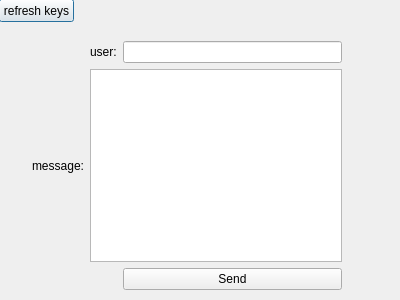
<?xml version="1.0" encoding="UTF-8"?>
<ui version="4.0">
 <class>Window_Main</class>
 <widget class="QDialog" name="Window_Main">
  <property name="geometry">
   <rect>
    <x>0</x>
    <y>0</y>
    <width>400</width>
    <height>300</height>
   </rect>
  </property>
  <property name="windowTitle">
   <string>Send Message</string>
  </property>
  <widget class="QPushButton" name="New_Keys_Button">
   <property name="geometry">
    <rect>
     <x>-1</x>
     <y>-1</y>
     <width>75</width>
     <height>23</height>
    </rect>
   </property>
   <property name="text">
    <string>refresh keys</string>
   </property>
  </widget>
  <widget class="QWidget" name="">
   <property name="geometry">
    <rect>
     <x>32</x>
     <y>41</y>
     <width>310</width>
     <height>249</height>
    </rect>
   </property>
   <layout class="QGridLayout" name="Window_Main_Layout">
    <item row="0" column="1">
     <widget class="QLabel" name="Recipient_Username_Label">
      <property name="text">
       <string>user:</string>
      </property>
     </widget>
    </item>
    <item row="0" column="2">
     <widget class="QLineEdit" name="Recipient_Username_Field"/>
    </item>
    <item row="1" column="0">
     <widget class="QLabel" name="Message_Label">
      <property name="text">
       <string>message:</string>
      </property>
     </widget>
    </item>
    <item row="1" column="1" colspan="2">
     <widget class="QPlainTextEdit" name="Message_Field"/>
    </item>
    <item row="2" column="2">
     <widget class="QPushButton" name="Send_Button">
      <property name="text">
       <string>Send</string>
      </property>
     </widget>
    </item>
   </layout>
  </widget>
 </widget>
 <resources/>
 <connections/>
</ui>
